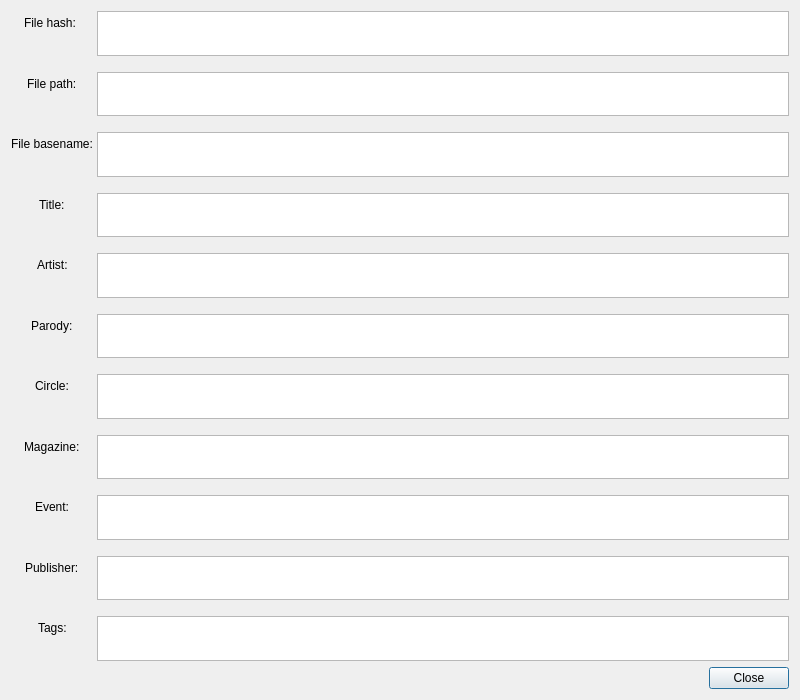
<?xml version="1.0" encoding="UTF-8"?>
<ui version="4.0">
 <class>MangaInfoDialog</class>
 <widget class="QDialog" name="MangaInfoDialog">
  <property name="geometry">
   <rect>
    <x>0</x>
    <y>0</y>
    <width>800</width>
    <height>700</height>
   </rect>
  </property>
  <property name="minimumSize">
   <size>
    <width>800</width>
    <height>700</height>
   </size>
  </property>
  <property name="windowTitle">
   <string>Manga info</string>
  </property>
  <layout class="QGridLayout" name="gridLayout">
   <item row="1" column="0">
    <spacer name="horizontalSpacer">
     <property name="orientation">
      <enum>Qt::Orientation::Horizontal</enum>
     </property>
     <property name="sizeHint" stdset="0">
      <size>
       <width>40</width>
       <height>20</height>
      </size>
     </property>
    </spacer>
   </item>
   <item row="1" column="1">
    <widget class="QPushButton" name="pushButtonCloseDialog">
     <property name="text">
      <string>Close</string>
     </property>
    </widget>
   </item>
   <item row="0" column="0" colspan="2">
    <layout class="QFormLayout" name="formLayoutInfo">
     <property name="labelAlignment">
      <set>Qt::AlignmentFlag::AlignCenter</set>
     </property>
     <property name="formAlignment">
      <set>Qt::AlignmentFlag::AlignCenter</set>
     </property>
     <property name="horizontalSpacing">
      <number>4</number>
     </property>
     <property name="verticalSpacing">
      <number>16</number>
     </property>
     <item row="0" column="0">
      <widget class="QLabel" name="displayLabelHash">
       <property name="text">
        <string>File hash: </string>
       </property>
      </widget>
     </item>
     <item row="1" column="0">
      <widget class="QLabel" name="displayLabelPath">
       <property name="text">
        <string>File path:</string>
       </property>
      </widget>
     </item>
     <item row="2" column="0">
      <widget class="QLabel" name="displayLabelBasename">
       <property name="text">
        <string>File basename:</string>
       </property>
      </widget>
     </item>
     <item row="3" column="0">
      <widget class="QLabel" name="displayLabelTitle">
       <property name="text">
        <string>Title:</string>
       </property>
      </widget>
     </item>
     <item row="4" column="0">
      <widget class="QLabel" name="displayLabelArtist">
       <property name="text">
        <string>Artist:</string>
       </property>
      </widget>
     </item>
     <item row="5" column="0">
      <widget class="QLabel" name="displayLabelParody">
       <property name="text">
        <string>Parody:</string>
       </property>
      </widget>
     </item>
     <item row="6" column="0">
      <widget class="QLabel" name="displayLabelCircle">
       <property name="text">
        <string>Circle:</string>
       </property>
      </widget>
     </item>
     <item row="7" column="0">
      <widget class="QLabel" name="displayLabelMagazine">
       <property name="text">
        <string>Magazine:</string>
       </property>
      </widget>
     </item>
     <item row="8" column="0">
      <widget class="QLabel" name="displayLabelEvent">
       <property name="text">
        <string>Event:</string>
       </property>
      </widget>
     </item>
     <item row="9" column="0">
      <widget class="QLabel" name="displayLabelPublisher">
       <property name="text">
        <string>Publisher:</string>
       </property>
      </widget>
     </item>
     <item row="10" column="0">
      <widget class="QLabel" name="displayLabelTags">
       <property name="text">
        <string>Tags:</string>
       </property>
      </widget>
     </item>
     <item row="0" column="1">
      <widget class="MangaTextEdit" name="fileHashPlainTextEdit">
       <property name="enabled">
        <bool>true</bool>
       </property>
       <property name="contextMenuPolicy">
        <enum>Qt::ContextMenuPolicy::DefaultContextMenu</enum>
       </property>
       <property name="undoRedoEnabled">
        <bool>false</bool>
       </property>
       <property name="readOnly">
        <bool>true</bool>
       </property>
       <property name="textInteractionFlags">
        <set>Qt::TextInteractionFlag::NoTextInteraction</set>
       </property>
      </widget>
     </item>
     <item row="1" column="1">
      <widget class="MangaTextEdit" name="filePathPlainTextEdit">
       <property name="contextMenuPolicy">
        <enum>Qt::ContextMenuPolicy::DefaultContextMenu</enum>
       </property>
       <property name="undoRedoEnabled">
        <bool>false</bool>
       </property>
       <property name="readOnly">
        <bool>true</bool>
       </property>
       <property name="textInteractionFlags">
        <set>Qt::TextInteractionFlag::NoTextInteraction</set>
       </property>
      </widget>
     </item>
     <item row="2" column="1">
      <widget class="MangaTextEdit" name="fileBasenamePlainTextEdit">
       <property name="contextMenuPolicy">
        <enum>Qt::ContextMenuPolicy::DefaultContextMenu</enum>
       </property>
       <property name="undoRedoEnabled">
        <bool>false</bool>
       </property>
       <property name="readOnly">
        <bool>true</bool>
       </property>
       <property name="textInteractionFlags">
        <set>Qt::TextInteractionFlag::NoTextInteraction</set>
       </property>
      </widget>
     </item>
     <item row="3" column="1">
      <widget class="MangaTextEdit" name="titlePlainTextEdit">
       <property name="contextMenuPolicy">
        <enum>Qt::ContextMenuPolicy::DefaultContextMenu</enum>
       </property>
       <property name="undoRedoEnabled">
        <bool>false</bool>
       </property>
       <property name="readOnly">
        <bool>true</bool>
       </property>
       <property name="textInteractionFlags">
        <set>Qt::TextInteractionFlag::NoTextInteraction</set>
       </property>
      </widget>
     </item>
     <item row="4" column="1">
      <widget class="MangaTextEdit" name="artistPlainTextEdit">
       <property name="contextMenuPolicy">
        <enum>Qt::ContextMenuPolicy::DefaultContextMenu</enum>
       </property>
       <property name="undoRedoEnabled">
        <bool>false</bool>
       </property>
       <property name="readOnly">
        <bool>true</bool>
       </property>
       <property name="textInteractionFlags">
        <set>Qt::TextInteractionFlag::NoTextInteraction</set>
       </property>
      </widget>
     </item>
     <item row="5" column="1">
      <widget class="MangaTextEdit" name="parodyPlainTextEdit">
       <property name="contextMenuPolicy">
        <enum>Qt::ContextMenuPolicy::DefaultContextMenu</enum>
       </property>
       <property name="undoRedoEnabled">
        <bool>false</bool>
       </property>
       <property name="readOnly">
        <bool>true</bool>
       </property>
       <property name="textInteractionFlags">
        <set>Qt::TextInteractionFlag::NoTextInteraction</set>
       </property>
      </widget>
     </item>
     <item row="6" column="1">
      <widget class="MangaTextEdit" name="circlePlainTextEdit">
       <property name="contextMenuPolicy">
        <enum>Qt::ContextMenuPolicy::DefaultContextMenu</enum>
       </property>
       <property name="undoRedoEnabled">
        <bool>false</bool>
       </property>
       <property name="readOnly">
        <bool>true</bool>
       </property>
       <property name="textInteractionFlags">
        <set>Qt::TextInteractionFlag::NoTextInteraction</set>
       </property>
      </widget>
     </item>
     <item row="7" column="1">
      <widget class="MangaTextEdit" name="magazinePlainTextEdit">
       <property name="contextMenuPolicy">
        <enum>Qt::ContextMenuPolicy::DefaultContextMenu</enum>
       </property>
       <property name="undoRedoEnabled">
        <bool>false</bool>
       </property>
       <property name="readOnly">
        <bool>true</bool>
       </property>
       <property name="textInteractionFlags">
        <set>Qt::TextInteractionFlag::NoTextInteraction</set>
       </property>
      </widget>
     </item>
     <item row="8" column="1">
      <widget class="MangaTextEdit" name="eventPlainTextEdit">
       <property name="contextMenuPolicy">
        <enum>Qt::ContextMenuPolicy::DefaultContextMenu</enum>
       </property>
       <property name="undoRedoEnabled">
        <bool>false</bool>
       </property>
       <property name="readOnly">
        <bool>true</bool>
       </property>
       <property name="textInteractionFlags">
        <set>Qt::TextInteractionFlag::NoTextInteraction</set>
       </property>
      </widget>
     </item>
     <item row="9" column="1">
      <widget class="MangaTextEdit" name="publisherPlainTextEdit">
       <property name="contextMenuPolicy">
        <enum>Qt::ContextMenuPolicy::DefaultContextMenu</enum>
       </property>
       <property name="undoRedoEnabled">
        <bool>false</bool>
       </property>
       <property name="readOnly">
        <bool>true</bool>
       </property>
       <property name="textInteractionFlags">
        <set>Qt::TextInteractionFlag::NoTextInteraction</set>
       </property>
      </widget>
     </item>
     <item row="10" column="1">
      <widget class="MangaTextEdit" name="tagsPlainTextEdit">
       <property name="contextMenuPolicy">
        <enum>Qt::ContextMenuPolicy::DefaultContextMenu</enum>
       </property>
       <property name="undoRedoEnabled">
        <bool>false</bool>
       </property>
       <property name="readOnly">
        <bool>true</bool>
       </property>
       <property name="textInteractionFlags">
        <set>Qt::TextInteractionFlag::NoTextInteraction</set>
       </property>
      </widget>
     </item>
    </layout>
   </item>
  </layout>
 </widget>
 <customwidgets>
  <customwidget>
   <class>MangaTextEdit</class>
   <extends>QPlainTextEdit</extends>
   <header>base/mangatextedit.hpp</header>
  </customwidget>
 </customwidgets>
 <resources/>
 <connections/>
</ui>
